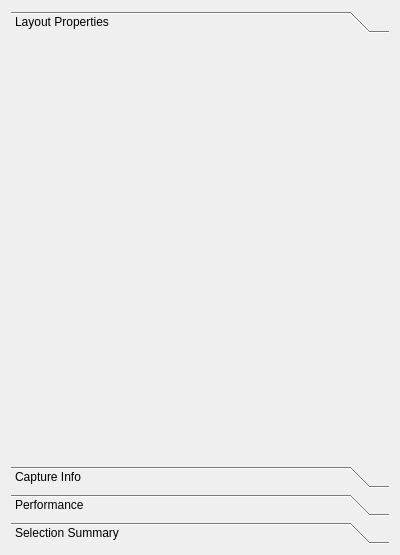
<?xml version="1.0" encoding="UTF-8"?>
<ui version="4.0">
 <class>CaptureWindowDebugWidget</class>
 <widget class="QWidget" name="CaptureWindowDebugWidget">
  <property name="geometry">
   <rect>
    <x>0</x>
    <y>0</y>
    <width>400</width>
    <height>555</height>
   </rect>
  </property>
  <property name="windowTitle">
   <string>Form</string>
  </property>
  <layout class="QGridLayout" name="gridLayout">
   <item row="0" column="0">
    <widget class="QToolBox" name="toolBox">
     <property name="currentIndex">
      <number>0</number>
     </property>
     <widget class="QWidget" name="page">
      <property name="geometry">
       <rect>
        <x>0</x>
        <y>0</y>
        <width>382</width>
        <height>409</height>
       </rect>
      </property>
      <attribute name="label">
       <string>Layout Properties</string>
      </attribute>
      <layout class="QGridLayout" name="gridLayout_5">
       <item row="0" column="0">
        <widget class="orbit_qt::TimeGraphLayoutWidget" name="layoutPropertiesWidget" native="true"/>
       </item>
      </layout>
     </widget>
     <widget class="QWidget" name="page_2">
      <property name="geometry">
       <rect>
        <x>0</x>
        <y>0</y>
        <width>382</width>
        <height>409</height>
       </rect>
      </property>
      <attribute name="label">
       <string>Capture Info</string>
      </attribute>
      <layout class="QGridLayout" name="gridLayout_4">
       <item row="0" column="0">
        <widget class="QPlainTextEdit" name="captureInfoTextEdit">
         <property name="readOnly">
          <bool>true</bool>
         </property>
        </widget>
       </item>
      </layout>
     </widget>
     <widget class="QWidget" name="page_3">
      <attribute name="label">
       <string>Performance</string>
      </attribute>
      <layout class="QGridLayout" name="gridLayout_3">
       <item row="0" column="0">
        <widget class="QPlainTextEdit" name="performanceTextEdit">
         <property name="readOnly">
          <bool>true</bool>
         </property>
        </widget>
       </item>
      </layout>
     </widget>
     <widget class="QWidget" name="page_4">
      <attribute name="label">
       <string>Selection Summary</string>
      </attribute>
      <layout class="QGridLayout" name="gridLayout_2">
       <item row="0" column="0">
        <widget class="QPlainTextEdit" name="selectionSummaryTextEdit">
         <property name="readOnly">
          <bool>true</bool>
         </property>
        </widget>
       </item>
      </layout>
     </widget>
    </widget>
   </item>
  </layout>
 </widget>
 <customwidgets>
  <customwidget>
   <class>orbit_qt::TimeGraphLayoutWidget</class>
   <extends>QWidget</extends>
   <header>TimeGraphLayoutWidget.h</header>
   <container>1</container>
  </customwidget>
 </customwidgets>
 <resources/>
 <connections/>
</ui>
